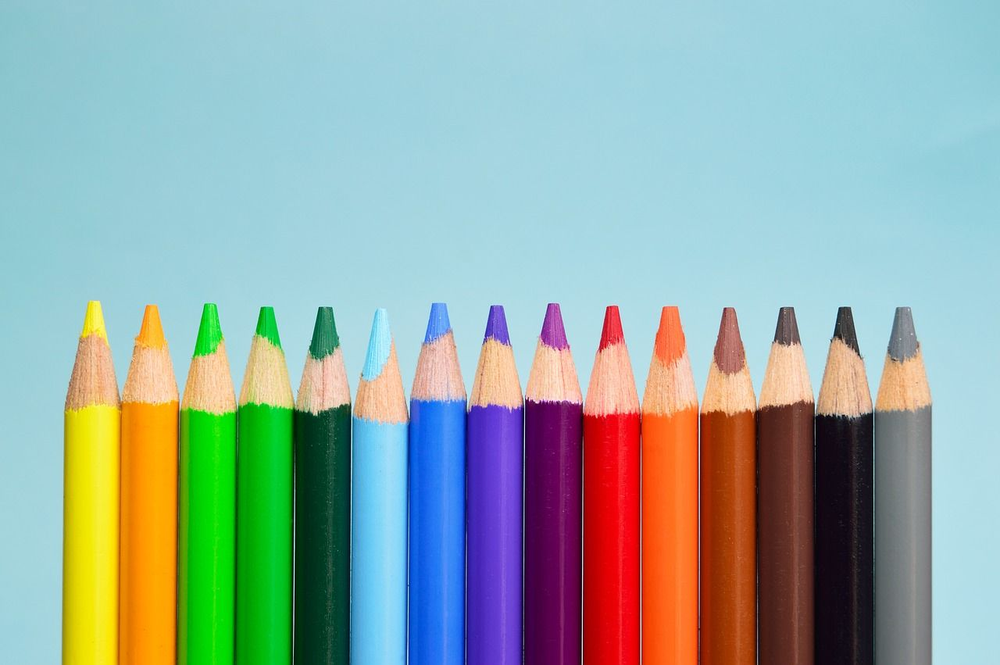
#> input picture colores.png, 1000 x 665 px, shrunk from 1280 x 851 before the run, found by its file name
$ python actividad12.py
#> lines starting #> are read from the running program, lines starting #| are printed output that depends on the picture
import numpy as np
import matplotlib.pyplot as plt

ruta = "colores.png"
G = plt.imread(ruta)
#> G is the input picture: shape (665, 1000, 3) float32; mean R, G, B 0.582, 0.67, 0.645


gris = ((G[:, :, 0] + G[:, :, 1] + G[:, :, 2]) / 3)
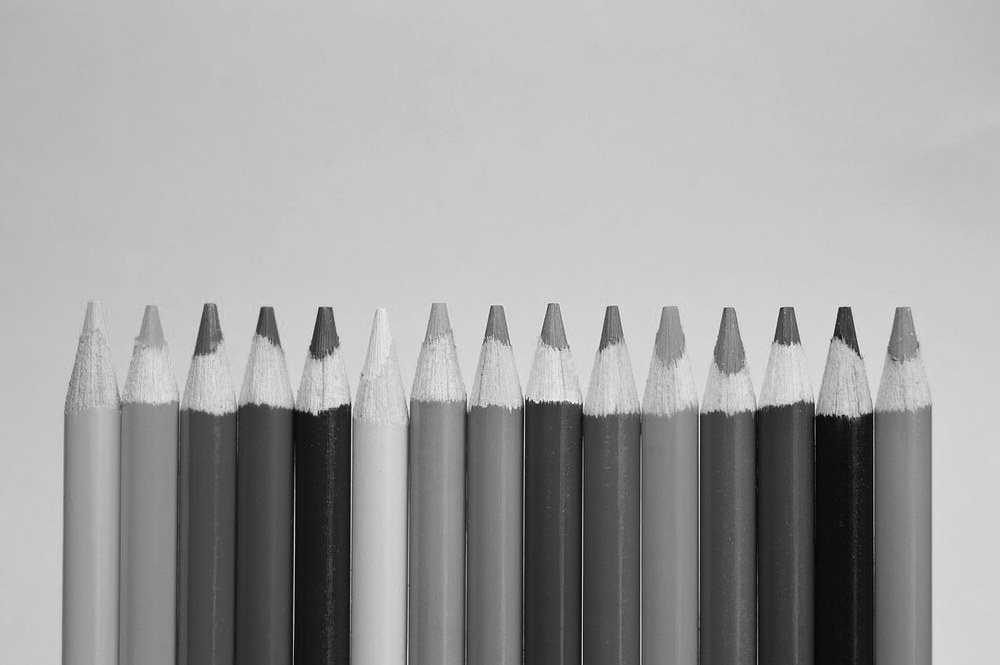
#> gris: shape (665, 1000) float32; min 0, max 0.963, mean 0.633


plt.subplot(1,2,1)
plt.imshow(G)
plt.axis('off')
plt.title("original")

plt.subplot(1,2,2)
plt.imshow(gris, cmap="gray")
plt.axis('off')
plt.title("gris average")
plt.show()
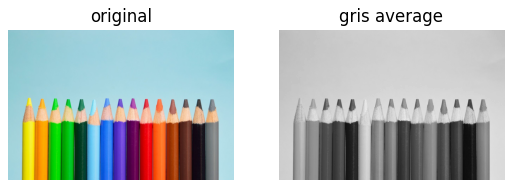
#> figure drawn by matplotlib, 2 panels
